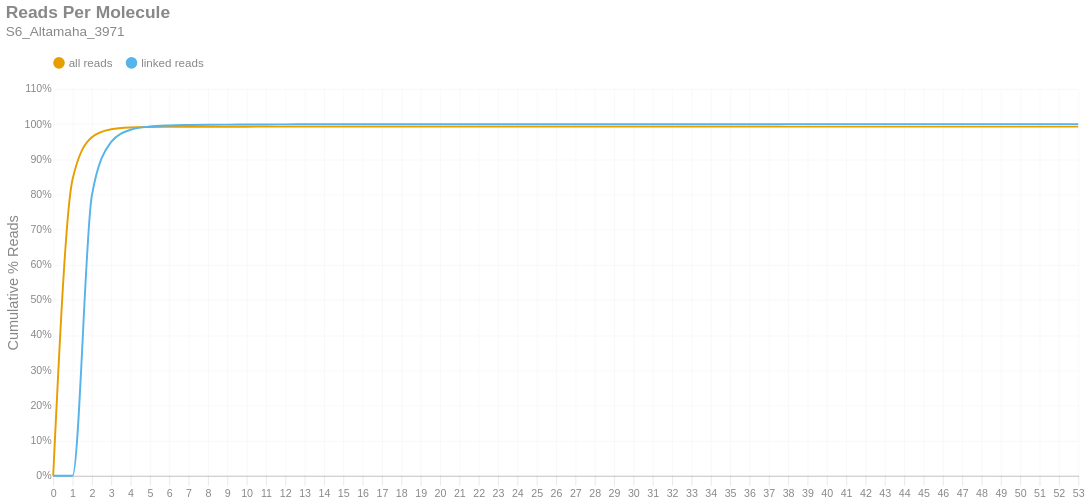

Notebook source saved alongside this figure:
### Markdown cell above
### Reads per Molecule
This chart shows the cumulative distribution of the number of reads per linked molecule. That is, how many alignments are associated with a unique molecule. This excludes the number of reads associated with invalid or absent linked-read barcodes. The `linked` histogram is the percentages recalculated when disregarding singletons.

### Code cell
if SKIPLR:
    print_html(f"Skipped")
else:
    counts = np.bincount(valids['reads'].cast(pl.Int64).to_numpy())
    weighted = counts * np.arange(len(counts))
    all_perc = weighted / n_reads
    linked_perc = weighted / n_linked_reads
    linked_perc[1] = 0
    binned_df = pl.DataFrame({
        'readsper': list(range(len(counts))),
        'all reads (cumsum)': np.cumsum(all_perc).tolist(),
        'linked reads (cumsum)': np.cumsum(linked_perc).tolist(),
    })

    with SafeRender(binned_df):
        (
            density_plot(binned_df, 'Reads Per Molecule', samplename, 'readspmol')
            .encode(
                x=alt.X('readsper:O', title=None).axis(labelAngle=0).scale(padding=0),
                y=alt.Y('value:Q', title='Cumulative % Reads').axis(format='%').stack(False),
                color=alt.Color("key:N").scale(domain=["all reads", "linked reads"]),
                tooltip=[
                    alt.Tooltip("key:N", title="Data Type"),
                    alt.Tooltip("readsper:O", title="Reads Per Molecule"),
                    alt.Tooltip("value:Q", format=".2%", title="% Reads (Cum.)")
                ]            
            )
        ).display()

### Figure 1 — Vega-Lite specification as saved in the notebook (floating-point values rounded to 4 significant figures)
{"width": "container", "height": 400, "config": {"title": {"anchor": "start", "dy": -15, "fontSize": 18, "color": "#888888", "subtitleColor": "#888888", "subtitleFontSize": 14}, "arc": {"fill": "#0072B2"}, "axis": {"domainColor": "#888888", "domainWidth": 0.5, "gridWidth": 0.2, "grid": false, "titleFontWeight": 400, "titleFontSize": 15, "labelFontSize": 11, "labelColor": "#888888", "tickColor": "#888888", "tickWidth": 0.2, "titleColor": "#888888"}, "axisBand": {"grid": false}, "axisX": {"grid": true, "tickSize": 10, "domainCap": "round"}, "axisY": {"domain": false, "grid": true, "tickSize": 0, "domainCap": "round"}, "background": "transparent", "header": {"labelFontSize": 15, "labelColor": "#888888", "titleFontSize": 15, "titleFontWeight": 600, "titleColor": "#888888"}, "legend": {"labelFont": "sans-serif", "labelFontSize": 12, "labelColor": "#888888", "symbolSize": 100, "symbolType": "circle", "titleFontSize": 12, "titlePadding": 10, "titleColor": "#888888", "title": null, "orient": "top"}, "range": {"category": ["#E69F00", "#56B4E9", "#009E73", "#F0E442", "#0072B2", "#D55E00", "#CC79A7", "#000000"], "diverging": ["#cfe8f3", "#a2d4ec", "#73bfe2", "#46abdb", "#1696d2", "#12719e"]}, "area": {"fill": "#0072B2", "fillOpacity": 0.7, "line": true, "strokeOpacity": 0.7}, "line": {"color": "#0072B2", "stroke": "#0072B2", "strokeWidth": 2}, "trail": {"color": "#0072B2", "stroke": "#0072B2", "strokeWidth": 0, "size": 1}, "point": {"filled": true, "fillOpacity": 1.0, "size": 95}, "text": {"color": "#888888", "fontSize": 11, "align": "right", "fontWeight": 400, "size": 11}, "bar": {"fill": "#0072B2", "stroke": null}, "view": {"stroke": null, "continuousWidth": 660, "continuousHeight": 400}}, "data": {"name": "data-094fe3b6a42c719893790067bb3c6cc2"}, "mark": {"type": "line", "interpolate": "monotone", "point": {"opacity": 0, "size": 275}}, "encoding": {"color": {"field": "key", "scale": {"domain": ["all reads", "linked reads"]}, "type": "nominal"}, "tooltip": [{"field": "key", "title": "Data Type", "type": "nominal"}, {"field": "readsper", "title": "Reads Per Molecule", "type": "ordinal"}, {"field": "value", "format": ".2%", "title": "% Reads (Cum.)", "type": "quantitative"}], "x": {"axis": {"labelAngle": 0}, "field": "readsper", "scale": {"padding": 0}, "title": null, "type": "ordinal"}, "y": {"axis": {"format": "%"}, "field": "value", "stack": false, "title": "Cumulative % Reads", "type": "quantitative"}}, "params": [{"name": "param_c36ac31b6afebe62", "select": {"type": "point", "fields": ["key"]}, "bind": "legend"}], "title": {"text": "Reads Per Molecule", "subtitle": "S6_Altamaha_3971"}, "transform": [{"fold": ["all reads (cumsum)", "linked reads (cumsum)"]}, {"calculate": "replace(datum.key, ' (cumsum)', '')", "as": "key"}, {"filter": {"param": "param_c36ac31b6afebe62"}}], "usermeta": {"embedOptions": {"downloadFileName": "S6_Altamaha_3971.readspmol"}}, "$schema": "https://vega.github.io/schema/vega-lite/v6.1.0.json", "datasets": {"data-094fe3b6a42c719893790067bb3c6cc2": [{"readsper": 0, "all reads (cumsum)": 0.0, "linked reads (cumsum)": 0.0}, {"readsper": 1, "all reads (cumsum)": 0.8425, "linked reads (cumsum)": 0.0}, {"readsper": 2, "all reads (cumsum)": 0.9625, "linked reads (cumsum)": 0.7972}, {"readsper": 3, "all reads (cumsum)": 0.9853, "linked reads (cumsum)": 0.9494}, {"readsper": 4, "all reads (cumsum)": 0.9905, "linked reads (cumsum)": 0.9839}, {"readsper": 5, "all reads (cumsum)": 0.9919, "linked reads (cumsum)": 0.9931}, {"readsper": 6, "all reads (cumsum)": 0.9924, "linked reads (cumsum)": 0.9962}, {"readsper": 7, "all reads (cumsum)": 0.9926, "linked reads (cumsum)": 0.9975}, {"readsper": 8, "all reads (cumsum)": 0.9927, "linked reads (cumsum)": 0.9982}, {"readsper": 9, "all reads (cumsum)": 0.9928, "linked reads (cumsum)": 0.9986}, {"readsper": 10, "all reads (cumsum)": 0.9928, "linked reads (cumsum)": 0.9989}, {"readsper": 11, "all reads (cumsum)": 0.9928, "linked reads (cumsum)": 0.9992}, {"readsper": 12, "all reads (cumsum)": 0.9929, "linked reads (cumsum)": 0.9993}, {"readsper": 13, "all reads (cumsum)": 0.9929, "linked reads (cumsum)": 0.9995}, {"readsper": 14, "all reads (cumsum)": 0.9929, "linked reads (cumsum)": 0.9995}, {"readsper": 15, "all reads (cumsum)": 0.9929, "linked reads (cumsum)": 0.9997}, {"readsper": 16, "all reads (cumsum)": 0.9929, "linked reads (cumsum)": 0.9997}, {"readsper": 17, "all reads (cumsum)": 0.9929, "linked reads (cumsum)": 0.9997}, {"readsper": 18, "all reads (cumsum)": 0.9929, "linked reads (cumsum)": 0.9997}, {"readsper": 19, "all reads (cumsum)": 0.9929, "linked reads (cumsum)": 0.9997}, {"readsper": 20, "all reads (cumsum)": 0.9929, "linked reads (cumsum)": 0.9998}, {"readsper": 21, "all reads (cumsum)": 0.9929, "linked reads (cumsum)": 0.9998}, {"readsper": 22, "all reads (cumsum)": 0.9929, "linked reads (cumsum)": 0.9998}, {"readsper": 23, "all reads (cumsum)": 0.9929, "linked reads (cumsum)": 0.9998}, {"readsper": 24, "all reads (cumsum)": 0.9929, "linked reads (cumsum)": 0.9998}, {"readsper": 25, "all reads (cumsum)": 0.9929, "linked reads (cumsum)": 0.9998}, {"readsper": 26, "all reads (cumsum)": 0.9929, "linked reads (cumsum)": 0.9999}, {"readsper": 27, "all reads (cumsum)": 0.9929, "linked reads (cumsum)": 0.9999}, {"readsper": 28, "all reads (cumsum)": 0.9929, "linked reads (cumsum)": 0.9999}, {"readsper": 29, "all reads (cumsum)": 0.9929, "linked reads (cumsum)": 0.9999}, {"readsper": 30, "all reads (cumsum)": 0.9929, "linked reads (cumsum)": 0.9999}, {"readsper": 31, "all reads (cumsum)": 0.9929, "linked reads (cumsum)": 0.9999}, {"readsper": 32, "all reads (cumsum)": 0.9929, "linked reads (cumsum)": 0.9999}, {"readsper": 33, "all reads (cumsum)": 0.9929, "linked reads (cumsum)": 0.9999}, {"readsper": 34, "all reads (cumsum)": 0.9929, "linked reads (cumsum)": 0.9999}, {"readsper": 35, "all reads (cumsum)": 0.9929, "linked reads (cumsum)": 0.9999}, {"readsper": 36, "all reads (cumsum)": 0.9929, "linked reads (cumsum)": 0.9999}, {"readsper": 37, "all reads (cumsum)": 0.9929, "linked reads (cumsum)": 0.9999}, {"readsper": 38, "all reads (cumsum)": 0.993, "linked reads (cumsum)": 0.9999}, {"readsper": 39, "all reads (cumsum)": 0.993, "linked reads (cumsum)": 0.9999}, {"readsper": 40, "all reads (cumsum)": 0.993, "linked reads (cumsum)": 0.9999}, {"readsper": 41, "all reads (cumsum)": 0.993, "linked reads (cumsum)": 0.9999}, {"readsper": 42, "all reads (cumsum)": 0.993, "linked reads (cumsum)": 0.9999}, {"readsper": 43, "all reads (cumsum)": 0.993, "linked reads (cumsum)": 0.9999}, {"readsper": 44, "all reads (cumsum)": 0.993, "linked reads (cumsum)": 0.9999}, {"readsper": 45, "all reads (cumsum)": 0.993, "linked reads (cumsum)": 0.9999}, {"readsper": 46, "all reads (cumsum)": 0.993, "linked reads (cumsum)": 0.9999}, {"readsper": 47, "all reads (cumsum)": 0.993, "linked reads (cumsum)": 0.9999}, {"readsper": 48, "all reads (cumsum)": 0.993, "linked reads (cumsum)": 0.9999}, {"readsper": 49, "all reads (cumsum)": 0.993, "linked reads (cumsum)": 0.9999}, {"readsper": 50, "all reads (cumsum)": 0.993, "linked reads (cumsum)": 0.9999}, {"readsper": 51, "all reads (cumsum)": 0.993, "linked reads (cumsum)": 0.9999}, {"readsper": 52, "all reads (cumsum)": 0.993, "linked reads (cumsum)": 0.9999}, {"readsper": 53, "all reads (cumsum)": 0.993, "linked reads (cumsum)": 1.0}]}}
